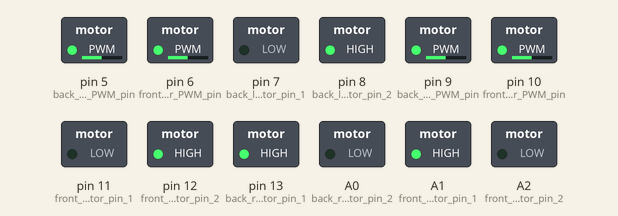
Bench run of a sketch on a simulated Arduino Uno, built with avr-gcc and run on an emulated ATmega328P. Parts: switched loads named in the sketch (green lamp = pin HIGH).

Above: at 1.0 s.
At 2.05 s:
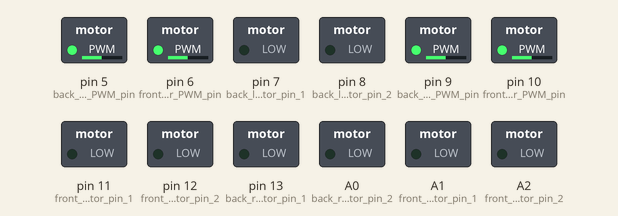
At 3.1 s:
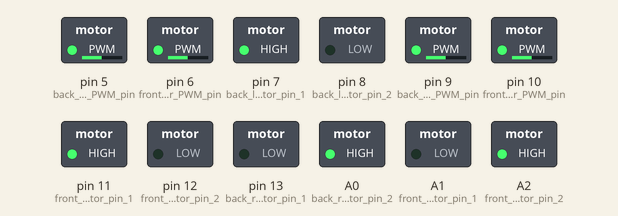
Timing chart, 0 to 5.5 s (numbered marks = the images above):
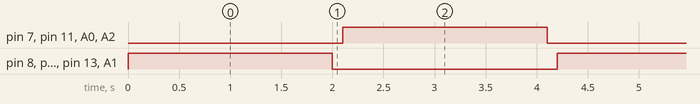

Measured:
- by itself, pin 7 (back_left_motor_pin_1), pin 8 (back_left_motor_pin_2), pin 11 (front_left_motor_pin_1), pin 12 (front_left_motor_pin_2), pin 13 (back_right_motor_pin_1), A0 (back_right_motor_pin_2), A1 (front_right_motor_pin_1), A2 (front_right_motor_pin_2): alternates HIGH for 2.0 s and LOW for 2.2 s
- by itself, everything shown: repeats every 4.2 s, in 4 steps

The sketch:

L4_5.ino
```cpp
/*
  Lesson 4
  Mission 5
*/

void setup() {
  // put your setup code here, to run once:

  //define motors PWM pins
  pinMode(5, OUTPUT); //back left motor PWM pin
  pinMode(6, OUTPUT); //front left motor PWM pin
  pinMode(9, OUTPUT); //back righ motor PWM pin
  pinMode(10, OUTPUT);//front right motor PWM pin


  //defining motors directions pin
  pinMode(7, OUTPUT);//back left motor pin 1
  pinMode(8, OUTPUT);//back left motor pin 2

  pinMode(11, OUTPUT);//front left motor pin 1
  pinMode(12, OUTPUT);//front left motor pin 2

  pinMode(13, OUTPUT);//back right motor pin 1
  pinMode(A0, OUTPUT);//back right motor pin 2

  pinMode(A1, OUTPUT);//front right motor pin 1
  pinMode(A2, OUTPUT);//front right motor pin 2


  //setting motors speeds to 125/255
  analogWrite(5, 125);
  analogWrite(6, 125);
  analogWrite(9, 125);
  analogWrite(10, 125);

}

void loop() {
  // put your main code here, to run repeatedly:

  ////////forward///////////
  //front left motor foraward
  digitalWrite(12, HIGH);
  digitalWrite(11, LOW);
  //Back right motor foraward
  digitalWrite(13, HIGH);
  digitalWrite(A0, LOW);
  //front right motor foraward
  digitalWrite(A1, HIGH);
  digitalWrite(A2, LOW);
  //back left motor foraward
  digitalWrite(8, HIGH);
  digitalWrite(7, LOW);

  delay(2000);


  ///////////stop///////////
  //front left motor foraward
  digitalWrite(12, LOW);
  digitalWrite(11, LOW);
  //Back right motor foraward
  digitalWrite(13, LOW);
  digitalWrite(A0, LOW);
  //front right motor foraward
  digitalWrite(A1, LOW);
  digitalWrite(A2, LOW);
  //back left motor foraward
  digitalWrite(8, LOW);
  digitalWrite(7, LOW);

  delay(100);


  ////////backward///////////
  //front left motor backward
  digitalWrite(12, LOW);
  digitalWrite(11, HIGH);
  //Back right motor backward
  digitalWrite(13, LOW);
  digitalWrite(A0, HIGH);
  //front right motor backward
  digitalWrite(A1, LOW);
  digitalWrite(A2, HIGH);
  //back left motor backward
  digitalWrite(8, LOW);
  digitalWrite(7, HIGH);

  delay(2000);

  ///////////stop///////////
  //front left motor foraward
  digitalWrite(12, LOW);
  digitalWrite(11, LOW);
  //Back right motor foraward
  digitalWrite(13, LOW);
  digitalWrite(A0, LOW);
  //front right motor foraward
  digitalWrite(A1, LOW);
  digitalWrite(A2, LOW);
  //back left motor foraward
  digitalWrite(8, LOW);
  digitalWrite(7, LOW);

  delay(100);


}
```
